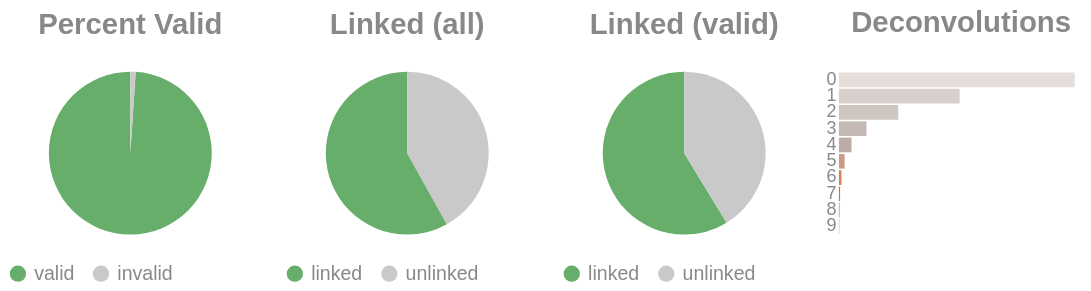

Notebook code cell kept with this figure:
### Code cell
if SKIPLR:
    pass
else:
    clash = Counter()
    for i in valids['molecule'].to_list():
        _mol = i.split("-")
        if len(_mol) == 1:
            clash.update('0')
        else:
            clash.update(_mol[-1])

    _d = {"deconvolutions": [], 'count': []}
    for k,v in clash.items():
        _d['deconvolutions'].append(k)
        _d['count'].append(v)

    tot_valid = valids['reads'].sum()
    mask = valids['reads'] >= 2
    n_linked_reads = valids.filter(mask)['reads'].sum()
    if n_linked_reads == 0:
        print_html("No linked molecules (>=2 reads) were detected; skipping linked-only distributions.")
        SKIPLR = True
    else:
        perc_valid = round(tot_valid / n_reads, 4)
        linked_perc_abs = round(n_linked_reads / n_reads, 4)
        linked_perc = round(n_linked_reads / tot_valid, 4)

    _valid = pl.DataFrame({"valids": ['valid', 'invalid'], "count": [tot_valid, n_reads - tot_valid]})
    _linked_abs = pl.DataFrame({"linked (absolute)": ['linked', 'unlinked'], "count": [n_linked_reads, n_reads - n_linked_reads]})
    _linked_rel = pl.DataFrame({"linked (valids)": ['linked', 'unlinked'], "count": [n_linked_reads, tot_valid - n_linked_reads]})

    (
        alt.hconcat(
            piechart(_valid, goodval = 'valid', title = "Percent Valid"),
            piechart(_linked_abs, goodval = "linked", title =  "Linked (all)"),
            piechart(_linked_rel, goodval = "linked", title =  "Linked (valid)"),
            convolutionbar(pl.DataFrame(_d), title = "Deconvolutions"),
            center = True,
            bounds = 'flush'
        )
        .resolve_scale(color='independent')
        .resolve_legend('independent')
        .properties(usermeta={'embedOptions': {"actions": False}})
    ).display()

### Figure 1 — Vega-Lite specification as saved in the notebook (floating-point values rounded to 4 significant figures)
{"width": "container", "height": 400, "config": {"title": {"anchor": "start", "dy": -15, "fontSize": 18, "color": "#888888", "subtitleColor": "#888888", "subtitleFontSize": 14}, "arc": {"fill": "#0072B2"}, "axis": {"domainColor": "#888888", "domainWidth": 0.5, "gridWidth": 0.2, "grid": false, "titleFontWeight": 400, "titleFontSize": 15, "labelFontSize": 11, "labelColor": "#888888", "tickColor": "#888888", "tickWidth": 0.2, "titleColor": "#888888"}, "axisBand": {"grid": false}, "axisX": {"grid": true, "tickSize": 10, "domainCap": "round"}, "axisY": {"domain": false, "grid": true, "tickSize": 0, "domainCap": "round"}, "background": "transparent", "header": {"labelFontSize": 15, "labelColor": "#888888", "titleFontSize": 15, "titleFontWeight": 600, "titleColor": "#888888"}, "legend": {"labelFont": "sans-serif", "labelFontSize": 12, "labelColor": "#888888", "symbolSize": 100, "symbolType": "circle", "titleFontSize": 12, "titlePadding": 10, "titleColor": "#888888", "title": null}, "range": {"category": ["#E69F00", "#56B4E9", "#009E73", "#F0E442", "#0072B2", "#D55E00", "#CC79A7", "#000000"], "diverging": ["#cfe8f3", "#a2d4ec", "#73bfe2", "#46abdb", "#1696d2", "#12719e"]}, "area": {"fill": "#0072B2", "fillOpacity": 0.7, "line": true, "strokeOpacity": 0.7}, "line": {"color": "#0072B2", "stroke": "#0072B2", "strokeWidth": 2}, "trail": {"color": "#0072B2", "stroke": "#0072B2", "strokeWidth": 0, "size": 1}, "point": {"filled": true, "fillOpacity": 1.0, "size": 95}, "text": {"color": "#888888", "fontSize": 11, "align": "right", "fontWeight": 400, "size": 11}, "bar": {"fill": "#0072B2", "stroke": null}, "view": {"stroke": null, "continuousWidth": 660, "continuousHeight": 400}}, "hconcat": [{"data": {"name": "data-a5a46436c6ba64d1328d0955122bf456"}, "mark": {"type": "arc"}, "encoding": {"color": {"field": "valids", "legend": {"orient": "bottom", "title": null}, "scale": {"domain": ["valid", "invalid"], "range": ["#68ae6b", "#C9C9C9"]}, "title": "Valids", "type": "nominal"}, "theta": {"field": "count", "type": "quantitative"}, "tooltip": [{"field": "valids", "title": "Valids", "type": "ordinal"}, {"field": "percent", "format": ".2%", "title": "Percent", "type": "quantitative"}, {"field": "count", "title": "Count", "type": "quantitative"}]}, "height": 100, "title": {"text": "Percent Valid", "align": "center", "anchor": "middle"}, "transform": [{"calculate": "datum.count / 6227224", "as": "percent"}], "width": 150}, {"data": {"name": "data-1a69c0164dcd7d047e6c065c0d7acaac"}, "mark": {"type": "arc"}, "encoding": {"color": {"field": "linked (absolute)", "legend": {"orient": "bottom", "title": null}, "scale": {"domain": ["linked", "unlinked"], "range": ["#68ae6b", "#C9C9C9"]}, "title": "Linked (Absolute)", "type": "nominal"}, "theta": {"field": "count", "type": "quantitative"}, "tooltip": [{"field": "linked (absolute)", "title": "Linked (Absolute)", "type": "ordinal"}, {"field": "percent", "format": ".2%", "title": "Percent", "type": "quantitative"}, {"field": "count", "title": "Count", "type": "quantitative"}]}, "height": 100, "title": {"text": "Linked (all)", "align": "center", "anchor": "middle"}, "transform": [{"calculate": "datum.count / 6227224", "as": "percent"}], "width": 150}, {"data": {"name": "data-3d151e8139da7a207e363537420b9a18"}, "mark": {"type": "arc"}, "encoding": {"color": {"field": "linked (valids)", "legend": {"orient": "bottom", "title": null}, "scale": {"domain": ["linked", "unlinked"], "range": ["#68ae6b", "#C9C9C9"]}, "title": "Linked (Valids)", "type": "nominal"}, "theta": {"field": "count", "type": "quantitative"}, "tooltip": [{"field": "linked (valids)", "title": "Linked (Valids)", "type": "ordinal"}, {"field": "percent", "format": ".2%", "title": "Percent", "type": "quantitative"}, {"field": "count", "title": "Count", "type": "quantitative"}]}, "height": 100, "title": {"text": "Linked (valid)", "align": "center", "anchor": "middle"}, "transform": [{"calculate": "datum.count / 6161532", "as": "percent"}], "width": 150}, {"data": {"name": "data-50c06062a564e7ed1ef56bf4f624ba38"}, "mark": {"type": "bar"}, "encoding": {"color": {"field": "deconvolutions", "legend": null, "scale": {"scheme": "lightgreyred"}, "type": "nominal"}, "tooltip": [{"field": "deconvolutions", "title": "Deconvolutions", "type": "ordinal"}, {"field": "percent", "format": ".2%", "title": "Percent", "type": "quantitative"}, {"field": "count", "title": "Count", "type": "quantitative"}], "x": {"axis": null, "field": "count", "type": "quantitative"}, "y": {"field": "deconvolutions", "sort": "ascending", "title": null, "type": "nominal"}}, "height": 100, "title": {"text": "Deconvolutions", "align": "center", "anchor": "middle"}, "transform": [{"calculate": "datum.count / 3814026", "as": "percent"}], "width": 150}], "bounds": "flush", "center": true, "resolve": {"legend": {"angle": "independent"}, "scale": {"color": "independent"}}, "usermeta": {"embedOptions": {"actions": false}}, "$schema": "https://vega.github.io/schema/vega-lite/v6.4.1.json", "datasets": {"data-a5a46436c6ba64d1328d0955122bf456": [{"valids": "valid", "count": 6161532}, {"valids": "invalid", "count": 65692}], "data-1a69c0164dcd7d047e6c065c0d7acaac": [{"linked (absolute)": "linked", "count": 3618403}, {"linked (absolute)": "unlinked", "count": 2608821}], "data-3d151e8139da7a207e363537420b9a18": [{"linked (valids)": "linked", "count": 3618403}, {"linked (valids)": "unlinked", "count": 2543129}], "data-50c06062a564e7ed1ef56bf4f624ba38": [{"deconvolutions": "0", "count": 1929410}, {"deconvolutions": "1", "count": 988494}, {"deconvolutions": "2", "count": 485292}, {"deconvolutions": "3", "count": 225710}, {"deconvolutions": "4", "count": 102980}, {"deconvolutions": "5", "count": 46134}, {"deconvolutions": "6", "count": 20575}, {"deconvolutions": "7", "count": 9296}, {"deconvolutions": "8", "count": 4152}, {"deconvolutions": "9", "count": 1983}]}}
